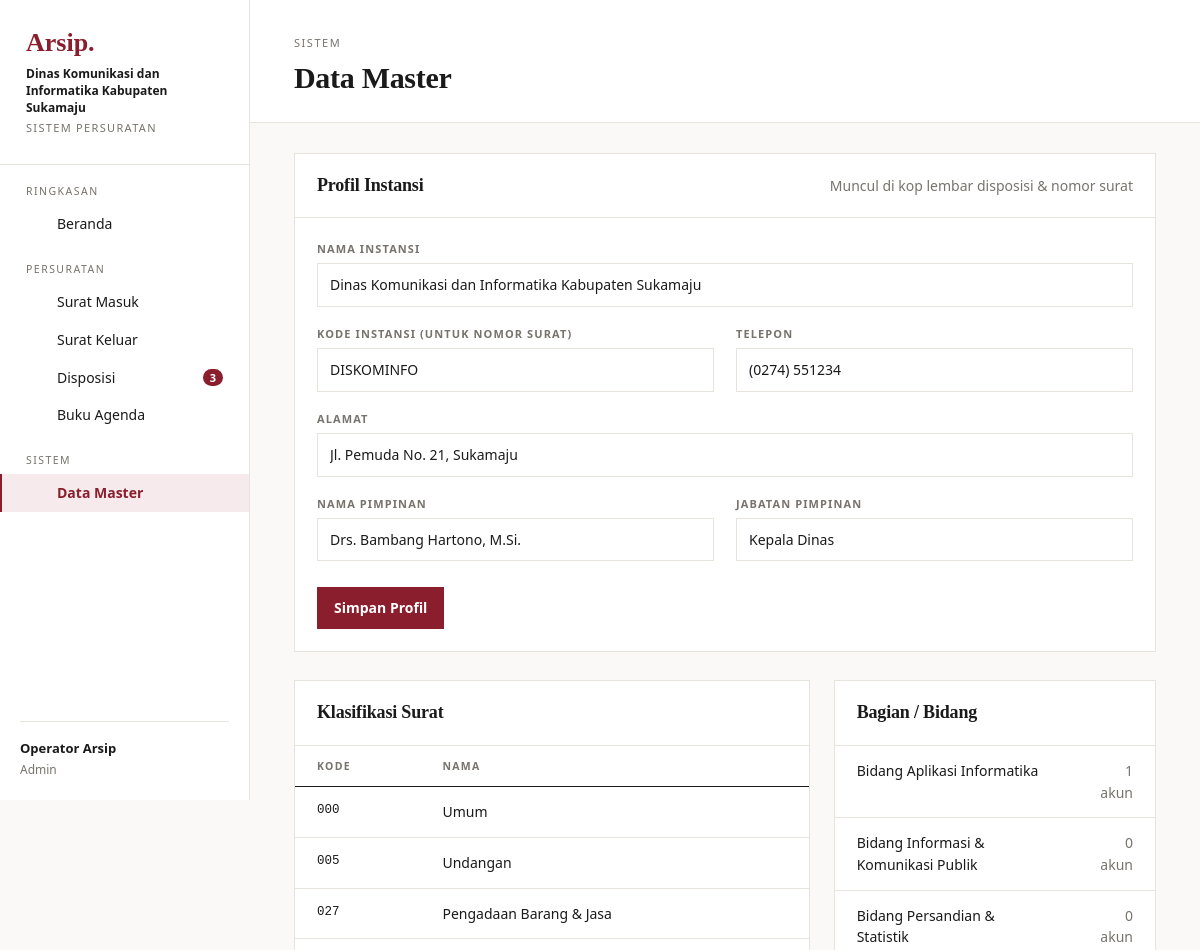
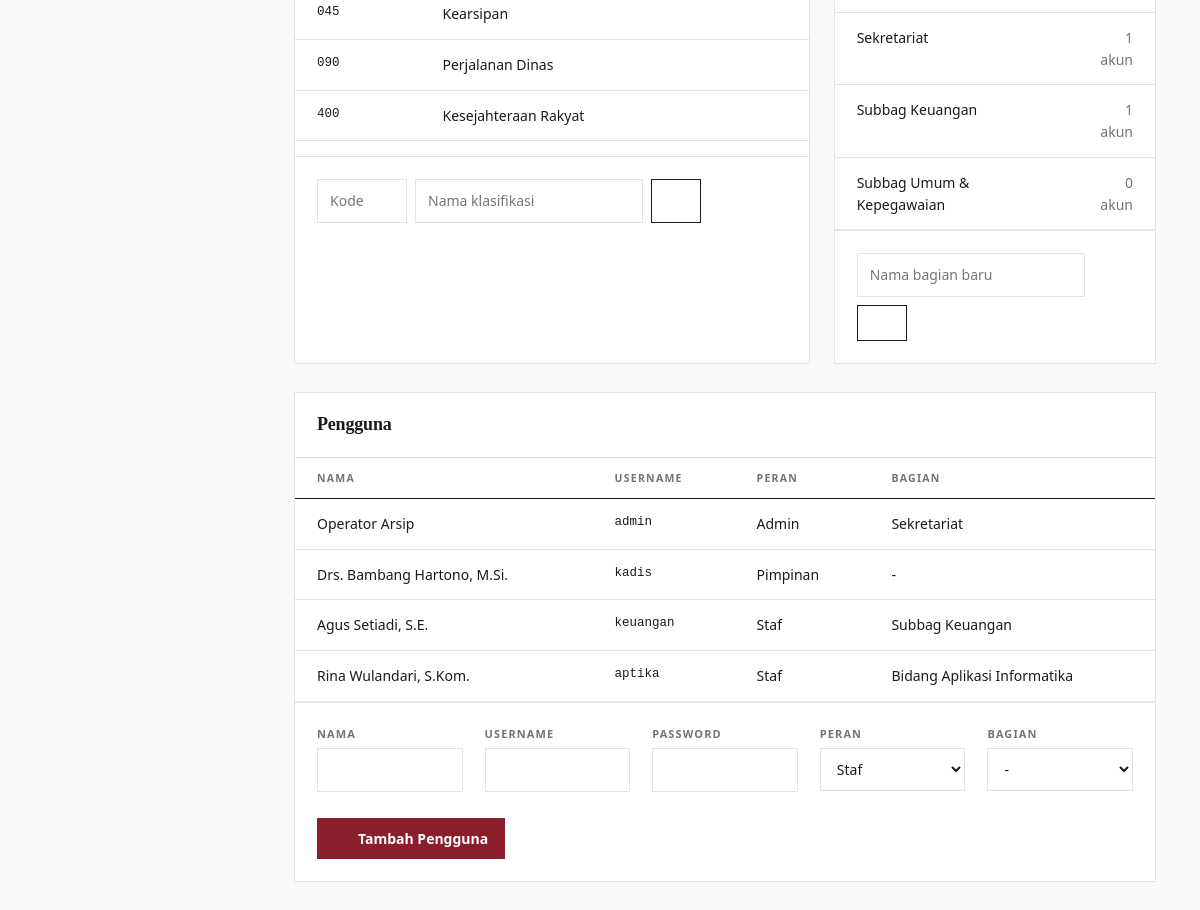
The app's page /index.php?page=master (signed in) with its own data (2 pictures, top to bottom).
### tables this page shows
CREATE TABLE pengaturan (
  id INT PRIMARY KEY,
  nama_instansi VARCHAR(150) NOT NULL,
  kode_instansi VARCHAR(30) NOT NULL,
  alamat VARCHAR(255),
  telepon VARCHAR(30),
  pimpinan VARCHAR(100),
  jabatan_pimpinan VARCHAR(100)
);

CREATE TABLE users (
  id INT AUTO_INCREMENT PRIMARY KEY,
  nama VARCHAR(100) NOT NULL,
  username VARCHAR(50) NOT NULL UNIQUE,
  password VARCHAR(255) NOT NULL,
  role ENUM('admin','pimpinan','staf') NOT NULL DEFAULT 'staf',
  bagian_id INT NULL,
  created_at TIMESTAMP DEFAULT CURRENT_TIMESTAMP,
  FOREIGN KEY (bagian_id) REFERENCES bagian(id) ON DELETE SET NULL
);

CREATE TABLE klasifikasi (
  id INT AUTO_INCREMENT PRIMARY KEY,
  kode VARCHAR(10) NOT NULL UNIQUE,
  nama VARCHAR(100) NOT NULL
);

CREATE TABLE bagian (
  id INT AUTO_INCREMENT PRIMARY KEY,
  nama VARCHAR(100) NOT NULL
);

### index.php (called while the page is built, shortened)
<?php
require __DIR__ . '/includes/bootstrap.php';
$routes = [
    'login'            => 'pages/login.php',
    'logout'           => 'pages/logout.php',
    'dashboard'        => 'pages/dashboard.php',
    'masuk'            => 'pages/masuk/index.php',
    'masuk.form'       => 'pages/masuk/form.php',
    'masuk.detail'     => 'pages/masuk/detail.php',
    'masuk.hapus'      => 'pages/masuk/hapus.php',
    'masuk.lembar'     => 'pages/masuk/lembar.php',
    'keluar'           => 'pages/keluar/index.php',
    'keluar.form'      => 'pages/keluar/form.php',
    'keluar.hapus'     => 'pages/keluar/hapus.php',
    'disposisi'        => 'pages/disposisi/index.php',
    'disposisi.simpan' => 'pages/disposisi/simpan.php',
    'disposisi.respon' => 'pages/disposisi/respon.php',
    'agenda'           => 'pages/agenda.php',
    'master'           => 'pages/master/index.php',
    'berkas'           => 'pages/berkas.php',
];
$page = $_GET['page'] ?? 'dashboard';
require __DIR__ . '/' . $routes[$page];

### pages/master/index.php (the view, shortened to what this page needs)
<?php
$set = setting();
$bagian = q('SELECT b.*, COUNT(u.id) jml FROM bagian b LEFT JOIN users u ON u.bagian_id = b.id GROUP BY b.id ORDER BY b.nama')->fetchAll();
$klasifikasi = q('SELECT * FROM klasifikasi ORDER BY kode')->fetchAll();
$users = q('SELECT u.*, b.nama bagian FROM users u LEFT JOIN bagian b ON b.id = u.bagian_id ORDER BY u.role, u.nama')->fetchAll();
$title = 'Data Master';
$eyebrow = 'Sistem';
require __DIR__ . '/../../includes/header.php';
?>
<form method="post" class="panel">
    <div class="panel-head"><h2>Profil Instansi</h2><span class="muted">Muncul di kop lembar disposisi & nomor surat</span></div>
    <div class="panel-body">
        <div class="form-grid">
            <div class="full"><label>Nama Instansi</label><input type="text" name="nama_instansi" value="<?= e($set['nama_instansi']) ?>" required></div>
            <div><label>Kode Instansi (untuk nomor surat)</label><input type="text" name="kode_instansi" value="<?= e($set['kode_instansi']) ?>" required></div>
            <div><label>Telepon</label><input type="text" name="telepon" value="<?= e($set['telepon']) ?>"></div>
            <div class="full"><label>Alamat</label><input type="text" name="alamat" value="<?= e($set['alamat']) ?>"></div>
            <div><label>Nama Pimpinan</label><input type="text" name="pimpinan" value="<?= e($set['pimpinan']) ?>"></div>
            <div><label>Jabatan Pimpinan</label><input type="text" name="jabatan_pimpinan" value="<?= e($set['jabatan_pimpinan']) ?>"></div>
        </div>
        <div class="form-actions"><button class="btn btn-primary">Simpan Profil</button></div>
    </div>
</form>
<div class="cols mt">
    <div class="panel">
        <div class="panel-head"><h2>Klasifikasi Surat</h2></div>
        <div class="table-wrap" style="max-height:360px;overflow:auto"><table>
            <thead><tr><th>Kode</th><th>Nama</th></tr></thead>
            <tbody><?php foreach ($klasifikasi as $k): ?><tr><td class="mono"><?= e($k['kode']) ?></td><td><?= e($k['nama']) ?></td></tr><?php endforeach; ?></tbody>
        </table></div>
        <form method="post" class="panel-body filters" style="border-top:1px solid var(--line)">
            <input type="text" name="kode" placeholder="Kode" style="width:90px" required>
            <input type="text" name="nama" placeholder="Nama klasifikasi" required>
            <button class="btn"><?= icon('plus', 16) ?></button>
        </form>
    </div>
    <div class="panel">
        <div class="panel-head"><h2>Bagian / Bidang</h2></div>
        <div class="table-wrap"><table>
            <tbody><?php foreach ($bagian as $b): ?><tr><td><?= e($b['nama']) ?></td><td class="text-right muted"><?= $b['jml'] ?> akun</td></tr><?php endforeach; ?></tbody>
        </table></div>
        <form method="post" class="panel-body filters" style="border-top:1px solid var(--line)">
            <input type="text" name="nama" placeholder="Nama bagian baru" required>
            <button class="btn"><?= icon('plus', 16) ?></button>
        </form>
    </div>
</div>
<div class="panel mt">
    <div class="panel-head"><h2>Pengguna</h2></div>
    <div class="table-wrap"><table>
        <thead><tr><th>Nama</th><th>Username</th><th>Peran</th><th>Bagian</th></tr></thead>
        <tbody><?php foreach ($users as $x): ?><tr><td><?= e($x['nama']) ?></td><td class="mono"><?= e($x['username']) ?></td><td><?= e(ucfirst($x['role'])) ?></td><td><?= e($x['bagian'] ?? '-') ?></td></tr><?php endforeach; ?></tbody>
    </table></div>
    <form method="post" class="panel-body" style="border-top:1px solid var(--line)">
        <div class="form-grid" style="grid-template-columns:repeat(5,1fr)">
            <div><label>Nama</label><input type="text" name="nama" required></div>
            <div><label>Username</label><input type="text" name="username" required></div>
            <div><label>Password</label><input type="password" name="password" minlength="6" required></div>
            <div><label>Peran</label><select name="role"><option value="staf">Staf</option><option value="pimpinan">Pimpinan</option><option value="admin">Admin</option></select></div>
            <div><label>Bagian</label><select name="bagian_id"><option value="">-</option><?php foreach ($bagian as $b): ?><option value="<?= $b['id'] ?>"><?= e($b['nama']) ?></option><?php endforeach; ?></select></div>
        </div>
        <div class="form-actions"><button class="btn btn-primary"><?= icon('plus', 16) ?> Tambah Pengguna</button></div>
    </form>
</div>
<?php require __DIR__ . '/../../includes/footer.php'; ?>

### includes/header.php (shortened to what this page needs)
<?php
$u = user();
$disposisiBaru = (int) q("SELECT COUNT(*) FROM disposisi WHERE status = 'belum'" . ($u['role'] === 'staf' ? ' AND ke_bagian_id = ' . (int) $u['bagian_id'] : ''))->fetchColumn();
$menu = [
    'Ringkasan' => [['dashboard', 'Beranda', 'home', 0]],
    'Persuratan' => [
        ['masuk', 'Surat Masuk', 'inbox', 0],
        ['keluar', 'Surat Keluar', 'send', 0],
        ['disposisi', 'Disposisi', 'share', $disposisiBaru],
        ['agenda', 'Buku Agenda', 'book', 0],
    ],
];
if (is_admin()) $menu['Sistem'] = [['master', 'Data Master', 'folder', 0]];
$current = explode('.', $_GET['page'] ?? 'dashboard')[0];
$set = setting();
?>
<!DOCTYPE html>
<html lang="id">
<head>
    <link rel="stylesheet" href="assets/css/style.css">
</head>
<body>
<div class="layout">
    <aside class="sidebar" id="sidebar">
        <div class="brand">
            <div class="mark">Arsip.</div>
            <strong><?= e($set['nama_instansi']) ?></strong>
            <small>Sistem Persuratan</small>
        </div>
        <nav>
            <?php foreach ($menu as $section => $items): ?>
                <div class="nav-section"><?= $section ?></div>
                <?php foreach ($items as [$key, $label, $ic, $count]): ?>
                    <a href="<?= url($key) ?>" class="<?= $current === $key ? 'active' : '' ?>"><?= icon($ic, 17) ?> <?= $label ?>
                        <?php if ($count): ?><span class="count"><?= $count ?></span><?php endif; ?></a>
                <?php endforeach; ?>
            <?php endforeach; ?>
        </nav>
        <div class="grow"></div>
        <div class="user-box">
            <div class="grow"><strong><?= e($u['nama']) ?></strong><small><?= e(ucfirst($u['role'])) ?></small></div>
            <a href="<?= url('logout') ?>" class="icon-btn" title="Keluar"><?= icon('logout', 17) ?></a>
        </div>
    </aside>
    <main class="main">
        <header class="topbar">
            <div>
                <div class="eyebrow"><?= e($eyebrow ?? 'Sistem Arsip Surat') ?></div>
                <h1><?= e($title ?? 'Beranda') ?></h1>
            </div>
        </header>
        <div class="content">

### records on screen
pengaturan: nama_instansi "Dinas Komunikasi dan Informatika Kabupaten Sukamaju", kode_instansi "DISKOMINFO", telepon "(0274) 551234", alamat "Jl. Pemuda No. 21, Sukamaju", pimpinan "Drs. Bambang Hartono, M.Si.", jabatan_pimpinan "Kepala Dinas"
users: nama "Operator Arsip", role "Admin", username "admin", bagian.nama "Sekretariat"
klasifikasi: kode "000", nama "Umum"
klasifikasi: kode "005", nama "Undangan"
klasifikasi: kode "027", nama "Pengadaan Barang & Jasa"
klasifikasi: kode "045", nama "Kearsipan"
klasifikasi: kode "090", nama "Perjalanan Dinas"
klasifikasi: kode "400", nama "Kesejahteraan Rakyat"
bagian: nama "Bidang Aplikasi Informatika", jml "1"
bagian: nama "Bidang Informasi & Komunikasi Publik", jml "0"
bagian: nama "Bidang Persandian & Statistik", jml "0"
bagian: nama "Sekretariat", jml "1"
bagian: nama "Subbag Keuangan", jml "1"
bagian: nama "Subbag Umum & Kepegawaian", jml "0"
users: nama "Drs. Bambang Hartono, M.Si.", username "kadis", role "Pimpinan", bagian "-"
users: nama "Agus Setiadi, S.E.", username "keuangan", role "Staf", bagian.nama "Subbag Keuangan"
users: nama "Rina Wulandari, S.Kom.", username "aptika", role "Staf", bagian.nama "Bidang Aplikasi Informatika"

### other values on screen
$section "RINGKASAN"
$label "Beranda"
$section "PERSURATAN"
$label "Surat Masuk"
$label "Surat Keluar"
$label "Disposisi"
$count "3"
$label "Buku Agenda"
$section "SISTEM"
$label "Data Master"
$eyebrow "SISTEM"
$title "Data Master"
